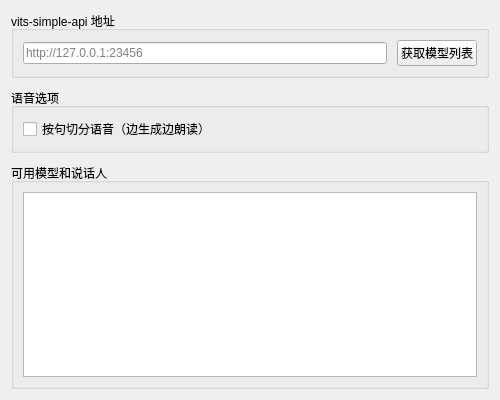
<?xml version="1.0" encoding="UTF-8"?>
<ui version="4.0">
 <class>PageVits</class>
 <widget class="QWidget" name="PageVits">
  <property name="geometry">
   <rect><x>0</x><y>0</y><width>500</width><height>400</height></rect>
  </property>
  <layout class="QVBoxLayout" name="verticalLayout">
   <property name="spacing"><number>10</number></property>

   <item>
    <widget class="QGroupBox" name="grpApi">
     <property name="title"><string>vits-simple-api 地址</string></property>
     <layout class="QHBoxLayout" name="h1">
      <property name="spacing"><number>10</number></property>
      <item>
       <widget class="QLineEdit" name="editApiUrl">
        <property name="placeholderText"><string>http://127.0.0.1:23456</string></property>
       </widget>
      </item>
      <item>
       <widget class="QPushButton" name="btnFetchSpeakers">
        <property name="text"><string>获取模型列表</string></property>
       </widget>
      </item>
     </layout>
    </widget>
   </item>

   <item>
    <widget class="QGroupBox" name="grpOptions">
     <property name="title"><string>语音选项</string></property>
     <layout class="QVBoxLayout" name="v1">
      <property name="spacing"><number>8</number></property>
      <item>
       <widget class="QCheckBox" name="checkSentenceSplit">
        <property name="text"><string>按句切分语音（边生成边朗读）</string></property>
       </widget>
      </item>
     </layout>
    </widget>
   </item>

   <item>
    <widget class="QGroupBox" name="grpSpeakers">
     <property name="title"><string>可用模型和说话人</string></property>
     <layout class="QVBoxLayout" name="v2">
      <property name="spacing"><number>8</number></property>
      <item>
       <widget class="QListView" name="listSpeakers"/>
      </item>
     </layout>
    </widget>
   </item>

  </layout>
 </widget>
 <resources/>
 <connections/>
</ui>
